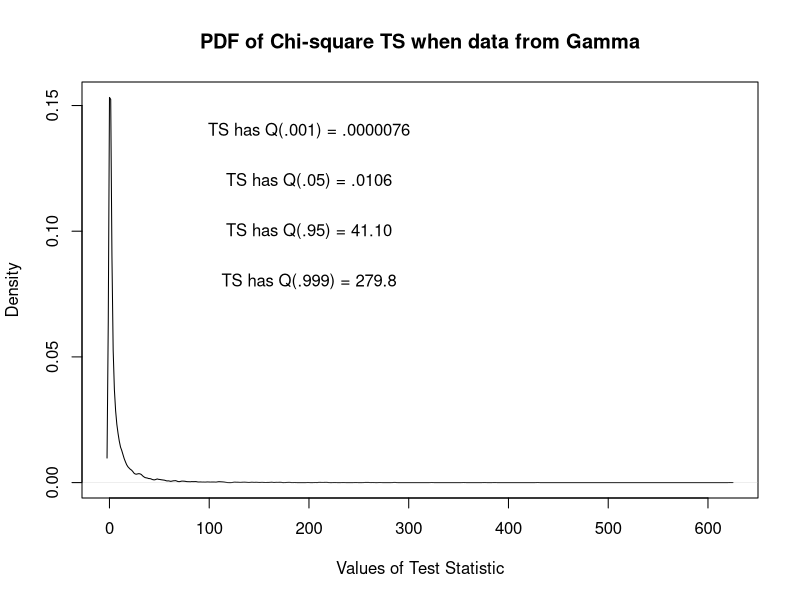
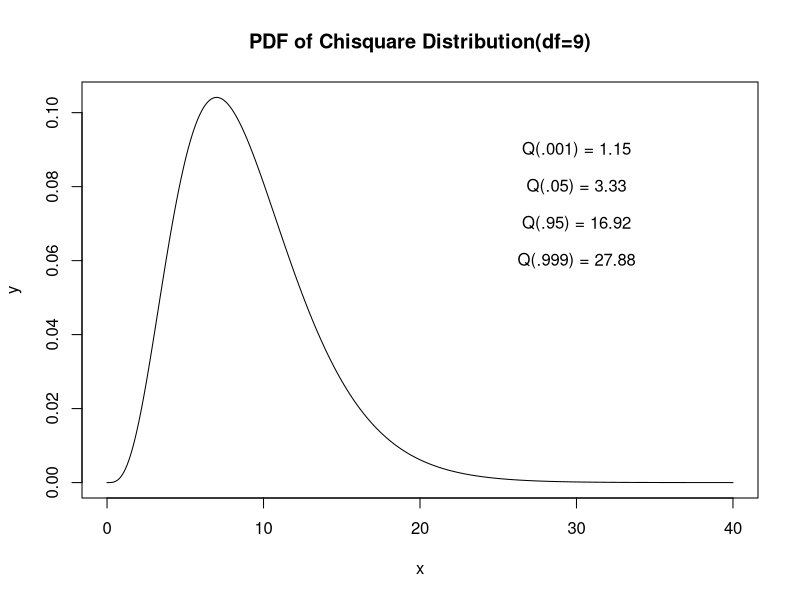

These charts were generated, in order, by the following R code:
  r=10000
   a  =  .1
   b  =  1/31.6
   n  =  10
  df  =  n-1
  x1  =   rep(0,r)
  x2  =   rep(0,r)
  x3  =   rep(0,r)
  x4  =   rep(0,r)
  x5  =   rep(0,r)
  x6  =   rep(0,r)
  x7  =   rep(0,r)
  x8  =   rep(0,r)
  x9  =   rep(0,r)
  x10  =  rep(0,r)
  s2   =  rep(0,r)
  chi  =  rep(0,r)
  chiL  =  rep(0,r)
  chiU  =  rep(0,r)



  for (i in 1:r) {
        x1[i]  =  rgamma(1,a,b)
        x2[i]  =  rgamma(1,a,b)
        x3[i]  =  rgamma(1,a,b)
        x4[i]  =  rgamma(1,a,b)
        x5[i]  =  rgamma(1,a,b)
        x6[i]  =  rgamma(1,a,b)
        x7[i]  =  rgamma(1,a,b)
        x8[i]  =  rgamma(1,a,b)
        x9[i]  =  rgamma(1,a,b)
        x10[i]  =  rgamma(1,a,b)
        
        s2[i]  =  var(c(x1[i],x2[i],x3[i],x4[i],x5[i],x6[i],x7[i],
                 x8[i],x9[i],x10[i]))
      chi[i]  =  s2[i]*(n-1)/100
        if (chi[i]>qchisq(.95,df)) (chiU[i]  =  1)

        if (chi[i]<qchisq(.05,df)) (chiL[i]  =  1)}
        pL  =  sum(chiL)/r
        pU  =  sum(chiU)/r
    p = c(.001,.05,.95,.999)
    quantile(chi,p)

 plot(density(chi),
main="PDF of Chi-square TS when data from Gamma",xlab="Values of Test Statistic")
 text(200,.14,"TS has Q(.001) = .0000076")
 text(200,.12,"TS has Q(.05) = .0106")
 text(200,.10,"TS has Q(.95) = 41.10")
 text(200,.08,"TS has Q(.999) = 279.8")

 x=seq(0,40,.001)
 y=dchisq(x,9)
 plot(x,y,type="l",main="PDF of Chisquare Distribution(df=9)")
 text(30,.09,"Q(.001) = 1.15")
 text(30,.08,"Q(.05) = 3.33")
 text(30,.07,"Q(.95) = 16.92")
 text(30,.06,"Q(.999) = 27.88")
